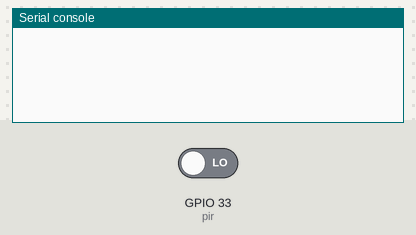
The program below on a simulated ESP32 board running MicroPython. On the bench: the last lines printed to the serial console. Inputs (shaded band) come from the test bench; at power-on: GPIO 33 (pir) LOW.

Above: at 1.2 s.
1.3 s: GPIO 33 (pir) driven HIGH
At 1.9 s:
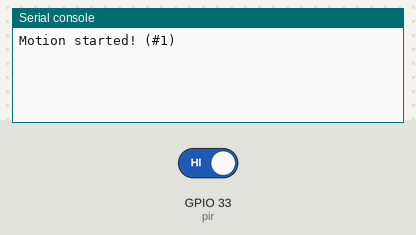
2.8 s: GPIO 33 (pir) driven LOW
At 4.3 s:
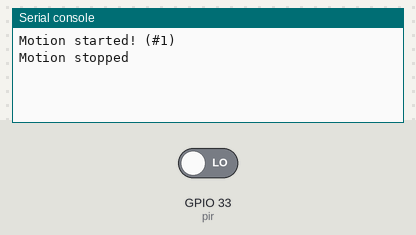

Measured:
- after the input at 1.3 s, the serial console: prints a new line at once (image 1)
- after the input at 2.8 s, the serial console: prints a new line at once (image 2)

The program:

pir_events.py
```python
# Print a message when motion starts and when it stops
import time
from machine import Pin

pir = Pin(33, Pin.IN)

last_value = pir.value()
count = 0

while True:
    value = pir.value()
    if value != last_value:
        if value == 1:
            count += 1
            print("Motion started! (#" + str(count) + ")")
        else:
            print("Motion stopped")
        last_value = value
    time.sleep_ms(50)
```
